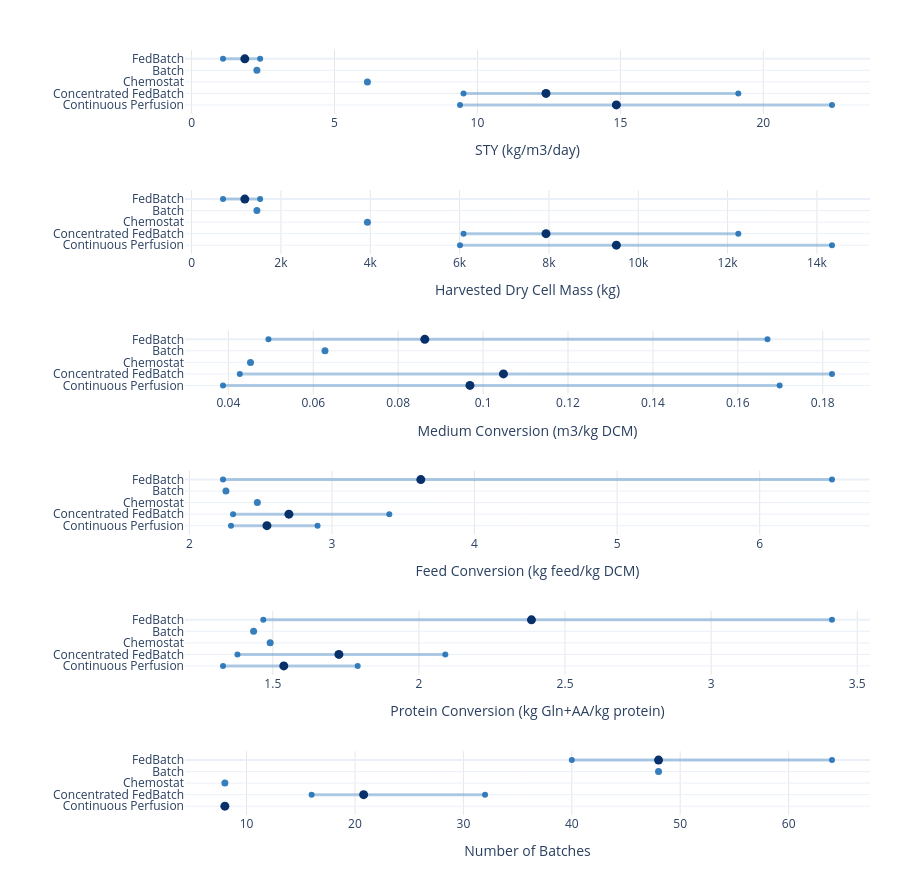

The notebook cell saved with this chart:
### Markdown cell above
## 5. Mode-Level Aggregated Figures

### 5.1 KPI ranges and means by operating mode

This lollipop/range overview uses the aggregated `campaign_summary_table`; it is distinct from the run-level heatmap above.

### Code cell
# Faceted lollipop overview of aggregated KPI ranges and means by operating mode
# Uses campaign_summary_table rather than individual run rows.
import numpy as np
import plotly.graph_objects as go
from plotly.subplots import make_subplots

if "campaign_summary_table" not in globals():
    raise ValueError("Run the campaign summary-table cell first.")

if "mode_order" not in globals() or not mode_order:
    raise ValueError("Run the shared plotting data initialization cell first.")

plot_tbl = campaign_summary_table.copy()
if plot_tbl.empty:
    raise ValueError("campaign_summary_table is empty.")

# Optional campaign filter (kept for future multi-campaign files merged into one table)
CAMPAIGN_FILTER = [CAMPAIGN_LABEL]
if CAMPAIGN_FILTER:
    plot_tbl = plot_tbl[plot_tbl["campaign"].isin(CAMPAIGN_FILTER)].copy()

kpi_order = [k for k in MAIN_KPIS if k in plot_tbl["kpi"].unique()]
if not kpi_order:
    raise ValueError("No matching KPI rows found in campaign_summary_table.")

# Reuse the mode ordering determined in the shared plotting initialization cell
mode_group_order = []
for m in mode_order:
    cm = canonical_mode(m)
    if cm not in mode_group_order:
        mode_group_order.append(cm)
mode_group_order = [m for m in mode_group_order if m in plot_tbl["mode_group"].astype(str).unique()]
mode_to_y = {m: i for i, m in enumerate(mode_group_order)}

# Single hue for ranges and endpoints; darker markers show mode means.
BASE_COLOR = "rgba(33, 113, 181, 0.90)"
RANGE_COLOR = "rgba(33, 113, 181, 0.35)"
MEAN_COLOR = "rgba(8, 48, 107, 1.00)"

fig = make_subplots(
    rows=len(kpi_order),
    cols=1,
    shared_xaxes=False,
    shared_yaxes=False,
    vertical_spacing=0.1,
    #subplot_titles=[KPI_LABELS_MAIN.get(k, k) for k in kpi_order],
)

for row_idx, kpi in enumerate(kpi_order, start=1):
    sub = plot_tbl[plot_tbl["kpi"] == kpi].copy()
    sub["y"] = sub["mode_group"].astype(str).map(mode_to_y)

    # Multi-run ranges
    multi = sub[sub["n_runs"] > 1]
    for _, r in multi.iterrows():
        fig.add_trace(
            go.Scatter(
                x=[r["min_value"], r["max_value"]],
                y=[r["y"], r["y"]],
                mode="lines",
                line=dict(width=3, color=RANGE_COLOR),
                hovertemplate=(
                    f"<b>{r['campaign']}</b><br>"
                    + f"Mode: {r['mode_group']}<br>"
                    + "Range: %{x:.4g}<extra></extra>"
                ),
                showlegend=False,
            ),
            row=row_idx,
            col=1,
        )

    # Endpoints for multi-run ranges
    if not multi.empty:
        fig.add_trace(
            go.Scatter(
                x=np.r_[multi["min_value"].values, multi["max_value"].values],
                y=np.r_[multi["y"].values, multi["y"].values],
                mode="markers",
                marker=dict(size=6, color=BASE_COLOR),
                hovertemplate="Value: %{x:.4g}<extra></extra>",
                showlegend=False,
            ),
            row=row_idx,
            col=1,
        )

    # Mean marker for multi-run modes
    if not multi.empty:
        fig.add_trace(
            go.Scatter(
                x=multi["mean_value"],
                y=multi["y"],
                mode="markers",
                marker=dict(size=9, color=MEAN_COLOR),
                hovertemplate=("<b>%{text}</b><br>Mean: %{x:.4g}<extra></extra>"),
                text=multi["mode_group"].astype(str),
                showlegend=False,
            ),
            row=row_idx,
            col=1,
        )

    # Single-run modes: one dot only
    single = sub[sub["n_runs"] == 1]
    if not single.empty:
        fig.add_trace(
            go.Scatter(
                x=single["mean_value"],
                y=single["y"],
                mode="markers",
                marker=dict(size=7, color=BASE_COLOR),
                hovertemplate=("<b>%{text}</b><br>Value: %{x:.4g}<extra></extra>"),
                text=single["mode_group"].astype(str),
                showlegend=False,
            ),
            row=row_idx,
            col=1,
        )

    fig.update_yaxes(
        tickmode="array",
        tickvals=list(mode_to_y.values()),
        ticktext=list(mode_to_y.keys()),
        autorange="reversed",
        row=row_idx,
        col=1,
    )

    # Per-subplot x-axis title (remove shared/global title approach)
    fig.update_xaxes(
        title_text=KPI_LABELS_MAIN.get(kpi, kpi),
        showgrid=True,
        gridcolor="rgba(0,0,0,0.10)",
        zeroline=False,
        row=row_idx,
        col=1,
    )

fig.update_layout(
    template="plotly_white",
    width=900,
    height=max(500, 145 * len(kpi_order)),
    showlegend=False,
    margin=dict(l=185, r=30, t=50, b=55),
)

fig.show()

### Figure 1 — Plotly figure (JSON) as saved in the notebook; plotly's stock layout.template omitted (floating-point values rounded to 4 significant figures)
{"data": [{"hovertemplate": "<b>Campaign_6</b><br>Mode: FedBatch<br>Range: %{x:.4g}<extra></extra>", "line": {"color": "rgba(33, 113, 181, 0.35)", "width": 3}, "mode": "lines", "showlegend": false, "type": "scatter", "x": [1.099, 2.4], "xaxis": "x", "y": [0, 0], "yaxis": "y"}, {"hovertemplate": "<b>Campaign_6</b><br>Mode: Concentrated FedBatch<br>Range: %{x:.4g}<extra></extra>", "line": {"color": "rgba(33, 113, 181, 0.35)", "width": 3}, "mode": "lines", "showlegend": false, "type": "scatter", "x": [9.512, 19.13], "xaxis": "x", "y": [3, 3], "yaxis": "y"}, {"hovertemplate": "<b>Campaign_6</b><br>Mode: Continuous Perfusion<br>Range: %{x:.4g}<extra></extra>", "line": {"color": "rgba(33, 113, 181, 0.35)", "width": 3}, "mode": "lines", "showlegend": false, "type": "scatter", "x": [9.39, 22.4], "xaxis": "x", "y": [4, 4], "yaxis": "y"}, {"hovertemplate": "Value: %{x:.4g}<extra></extra>", "marker": {"color": "rgba(33, 113, 181, 0.90)", "size": 6}, "mode": "markers", "showlegend": false, "type": "scatter", "x": [1.099, 9.512, 9.39, 2.4, 19.13, 22.4], "xaxis": "x", "y": [0, 3, 4, 0, 3, 4], "yaxis": "y"}, {"hovertemplate": "<b>%{text}</b><br>Mean: %{x:.4g}<extra></extra>", "marker": {"color": "rgba(8, 48, 107, 1.00)", "size": 9}, "mode": "markers", "showlegend": false, "text": ["FedBatch", "Concentrated FedBatch", "Continuous Perfusion"], "type": "scatter", "x": [1.862, 12.4, 14.86], "xaxis": "x", "y": [0, 3, 4], "yaxis": "y"}, {"hovertemplate": "<b>%{text}</b><br>Value: %{x:.4g}<extra></extra>", "marker": {"color": "rgba(33, 113, 181, 0.90)", "size": 7}, "mode": "markers", "showlegend": false, "text": ["Batch", "Chemostat"], "type": "scatter", "x": [2.285, 6.151], "xaxis": "x", "y": [1, 2], "yaxis": "y"}, {"hovertemplate": "<b>Campaign_6</b><br>Mode: FedBatch<br>Range: %{x:.4g}<extra></extra>", "line": {"color": "rgba(33, 113, 181, 0.35)", "width": 3}, "mode": "lines", "showlegend": false, "type": "scatter", "x": [703.7, 1536.0], "xaxis": "x2", "y": [0, 0], "yaxis": "y2"}, {"hovertemplate": "<b>Campaign_6</b><br>Mode: Concentrated FedBatch<br>Range: %{x:.4g}<extra></extra>", "line": {"color": "rgba(33, 113, 181, 0.35)", "width": 3}, "mode": "lines", "showlegend": false, "type": "scatter", "x": [6088.0, 12240.0], "xaxis": "x2", "y": [3, 3], "yaxis": "y2"}, {"hovertemplate": "<b>Campaign_6</b><br>Mode: Continuous Perfusion<br>Range: %{x:.4g}<extra></extra>", "line": {"color": "rgba(33, 113, 181, 0.35)", "width": 3}, "mode": "lines", "showlegend": false, "type": "scatter", "x": [6010.0, 14340.0], "xaxis": "x2", "y": [4, 4], "yaxis": "y2"}, {"hovertemplate": "Value: %{x:.4g}<extra></extra>", "marker": {"color": "rgba(33, 113, 181, 0.90)", "size": 6}, "mode": "markers", "showlegend": false, "type": "scatter", "x": [703.7, 6088.0, 6010.0, 1536.0, 12240.0, 14340.0], "xaxis": "x2", "y": [0, 3, 4, 0, 3, 4], "yaxis": "y2"}, {"hovertemplate": "<b>%{text}</b><br>Mean: %{x:.4g}<extra></extra>", "marker": {"color": "rgba(8, 48, 107, 1.00)", "size": 9}, "mode": "markers", "showlegend": false, "text": ["FedBatch", "Concentrated FedBatch", "Continuous Perfusion"], "type": "scatter", "x": [1192.0, 7935.0, 9510.0], "xaxis": "x2", "y": [0, 3, 4], "yaxis": "y2"}, {"hovertemplate": "<b>%{text}</b><br>Value: %{x:.4g}<extra></extra>", "marker": {"color": "rgba(33, 113, 181, 0.90)", "size": 7}, "mode": "markers", "showlegend": false, "text": ["Batch", "Chemostat"], "type": "scatter", "x": [1463.0, 3937.0], "xaxis": "x2", "y": [1, 2], "yaxis": "y2"}, {"hovertemplate": "<b>Campaign_6</b><br>Mode: FedBatch<br>Range: %{x:.4g}<extra></extra>", "line": {"color": "rgba(33, 113, 181, 0.35)", "width": 3}, "mode": "lines", "showlegend": false, "type": "scatter", "x": [0.04944, 0.167], "xaxis": "x3", "y": [0, 0], "yaxis": "y3"}, {"hovertemplate": "<b>Campaign_6</b><br>Mode: Concentrated FedBatch<br>Range: %{x:.4g}<extra></extra>", "line": {"color": "rgba(33, 113, 181, 0.35)", "width": 3}, "mode": "lines", "showlegend": false, "type": "scatter", "x": [0.04269, 0.1822], "xaxis": "x3", "y": [3, 3], "yaxis": "y3"}, {"hovertemplate": "<b>Campaign_6</b><br>Mode: Continuous Perfusion<br>Range: %{x:.4g}<extra></extra>", "line": {"color": "rgba(33, 113, 181, 0.35)", "width": 3}, "mode": "lines", "showlegend": false, "type": "scatter", "x": [0.03874, 0.1699], "xaxis": "x3", "y": [4, 4], "yaxis": "y3"}, {"hovertemplate": "Value: %{x:.4g}<extra></extra>", "marker": {"color": "rgba(33, 113, 181, 0.90)", "size": 6}, "mode": "markers", "showlegend": false, "type": "scatter", "x": [0.04944, 0.04269, 0.03874, 0.167, 0.1822, 0.1699], "xaxis": "x3", "y": [0, 3, 4, 0, 3, 4], "yaxis": "y3"}, {"hovertemplate": "<b>%{text}</b><br>Mean: %{x:.4g}<extra></extra>", "marker": {"color": "rgba(8, 48, 107, 1.00)", "size": 9}, "mode": "markers", "showlegend": false, "text": ["FedBatch", "Concentrated FedBatch", "Continuous Perfusion"], "type": "scatter", "x": [0.08628, 0.1048, 0.0969], "xaxis": "x3", "y": [0, 3, 4], "yaxis": "y3"}, {"hovertemplate": "<b>%{text}</b><br>Value: %{x:.4g}<extra></extra>", "marker": {"color": "rgba(33, 113, 181, 0.90)", "size": 7}, "mode": "markers", "showlegend": false, "text": ["Batch", "Chemostat"], "type": "scatter", "x": [0.06276, 0.04522], "xaxis": "x3", "y": [1, 2], "yaxis": "y3"}, {"hovertemplate": "<b>Campaign_6</b><br>Mode: FedBatch<br>Range: %{x:.4g}<extra></extra>", "line": {"color": "rgba(33, 113, 181, 0.35)", "width": 3}, "mode": "lines", "showlegend": false, "type": "scatter", "x": [2.236, 6.507], "xaxis": "x4", "y": [0, 0], "yaxis": "y4"}, {"hovertemplate": "<b>Campaign_6</b><br>Mode: Concentrated FedBatch<br>Range: %{x:.4g}<extra></extra>", "line": {"color": "rgba(33, 113, 181, 0.35)", "width": 3}, "mode": "lines", "showlegend": false, "type": "scatter", "x": [2.306, 3.402], "xaxis": "x4", "y": [3, 3], "yaxis": "y4"}, {"hovertemplate": "<b>Campaign_6</b><br>Mode: Continuous Perfusion<br>Range: %{x:.4g}<extra></extra>", "line": {"color": "rgba(33, 113, 181, 0.35)", "width": 3}, "mode": "lines", "showlegend": false, "type": "scatter", "x": [2.292, 2.899], "xaxis": "x4", "y": [4, 4], "yaxis": "y4"}, {"hovertemplate": "Value: %{x:.4g}<extra></extra>", "marker": {"color": "rgba(33, 113, 181, 0.90)", "size": 6}, "mode": "markers", "showlegend": false, "type": "scatter", "x": [2.236, 2.306, 2.292, 6.507, 3.402, 2.899], "xaxis": "x4", "y": [0, 3, 4, 0, 3, 4], "yaxis": "y4"}, {"hovertemplate": "<b>%{text}</b><br>Mean: %{x:.4g}<extra></extra>", "marker": {"color": "rgba(8, 48, 107, 1.00)", "size": 9}, "mode": "markers", "showlegend": false, "text": ["FedBatch", "Concentrated FedBatch", "Continuous Perfusion"], "type": "scatter", "x": [3.623, 2.698, 2.544], "xaxis": "x4", "y": [0, 3, 4], "yaxis": "y4"}, {"hovertemplate": "<b>%{text}</b><br>Value: %{x:.4g}<extra></extra>", "marker": {"color": "rgba(33, 113, 181, 0.90)", "size": 7}, "mode": "markers", "showlegend": false, "text": ["Batch", "Chemostat"], "type": "scatter", "x": [2.257, 2.477], "xaxis": "x4", "y": [1, 2], "yaxis": "y4"}, {"hovertemplate": "<b>Campaign_6</b><br>Mode: FedBatch<br>Range: %{x:.4g}<extra></extra>", "line": {"color": "rgba(33, 113, 181, 0.35)", "width": 3}, "mode": "lines", "showlegend": false, "type": "scatter", "x": [1.467, 3.414], "xaxis": "x5", "y": [0, 0], "yaxis": "y5"}, {"hovertemplate": "<b>Campaign_6</b><br>Mode: Concentrated FedBatch<br>Range: %{x:.4g}<extra></extra>", "line": {"color": "rgba(33, 113, 181, 0.35)", "width": 3}, "mode": "lines", "showlegend": false, "type": "scatter", "x": [1.379, 2.09], "xaxis": "x5", "y": [3, 3], "yaxis": "y5"}, {"hovertemplate": "<b>Campaign_6</b><br>Mode: Continuous Perfusion<br>Range: %{x:.4g}<extra></extra>", "line": {"color": "rgba(33, 113, 181, 0.35)", "width": 3}, "mode": "lines", "showlegend": false, "type": "scatter", "x": [1.33, 1.79], "xaxis": "x5", "y": [4, 4], "yaxis": "y5"}, {"hovertemplate": "Value: %{x:.4g}<extra></extra>", "marker": {"color": "rgba(33, 113, 181, 0.90)", "size": 6}, "mode": "markers", "showlegend": false, "type": "scatter", "x": [1.467, 1.379, 1.33, 3.414, 2.09, 1.79], "xaxis": "x5", "y": [0, 3, 4, 0, 3, 4], "yaxis": "y5"}, {"hovertemplate": "<b>%{text}</b><br>Mean: %{x:.4g}<extra></extra>", "marker": {"color": "rgba(8, 48, 107, 1.00)", "size": 9}, "mode": "markers", "showlegend": false, "text": ["FedBatch", "Concentrated FedBatch", "Continuous Perfusion"], "type": "scatter", "x": [2.385, 1.726, 1.538], "xaxis": "x5", "y": [0, 3, 4], "yaxis": "y5"}, {"hovertemplate": "<b>%{text}</b><br>Value: %{x:.4g}<extra></extra>", "marker": {"color": "rgba(33, 113, 181, 0.90)", "size": 7}, "mode": "markers", "showlegend": false, "text": ["Batch", "Chemostat"], "type": "scatter", "x": [1.434, 1.491], "xaxis": "x5", "y": [1, 2], "yaxis": "y5"}, {"hovertemplate": "<b>Campaign_6</b><br>Mode: FedBatch<br>Range: %{x:.4g}<extra></extra>", "line": {"color": "rgba(33, 113, 181, 0.35)", "width": 3}, "mode": "lines", "showlegend": false, "type": "scatter", "x": [40, 64], "xaxis": "x6", "y": [0, 0], "yaxis": "y6"}, {"hovertemplate": "<b>Campaign_6</b><br>Mode: Concentrated FedBatch<br>Range: %{x:.4g}<extra></extra>", "line": {"color": "rgba(33, 113, 181, 0.35)", "width": 3}, "mode": "lines", "showlegend": false, "type": "scatter", "x": [16, 32], "xaxis": "x6", "y": [3, 3], "yaxis": "y6"}, {"hovertemplate": "<b>Campaign_6</b><br>Mode: Continuous Perfusion<br>Range: %{x:.4g}<extra></extra>", "line": {"color": "rgba(33, 113, 181, 0.35)", "width": 3}, "mode": "lines", "showlegend": false, "type": "scatter", "x": [8.0, 8], "xaxis": "x6", "y": [4, 4], "yaxis": "y6"}, {"hovertemplate": "Value: %{x:.4g}<extra></extra>", "marker": {"color": "rgba(33, 113, 181, 0.90)", "size": 6}, "mode": "markers", "showlegend": false, "type": "scatter", "x": [40.0, 16.0, 8.0, 64.0, 32.0, 8.0], "xaxis": "x6", "y": [0, 3, 4, 0, 3, 4], "yaxis": "y6"}, {"hovertemplate": "<b>%{text}</b><br>Mean: %{x:.4g}<extra></extra>", "marker": {"color": "rgba(8, 48, 107, 1.00)", "size": 9}, "mode": "markers", "showlegend": false, "text": ["FedBatch", "Concentrated FedBatch", "Continuous Perfusion"], "type": "scatter", "x": [48.0, 20.8, 8.0], "xaxis": "x6", "y": [0, 3, 4], "yaxis": "y6"}, {"hovertemplate": "<b>%{text}</b><br>Value: %{x:.4g}<extra></extra>", "marker": {"color": "rgba(33, 113, 181, 0.90)", "size": 7}, "mode": "markers", "showlegend": false, "text": ["Batch", "Chemostat"], "type": "scatter", "x": [48.0, 8.0], "xaxis": "x6", "y": [1, 2], "yaxis": "y6"}], "layout": {"height": 870, "margin": {"b": 55, "l": 185, "r": 30, "t": 50}, "showlegend": false, "width": 900, "xaxis": {"anchor": "y", "domain": [0, 1], "gridcolor": "rgba(0,0,0,0.10)", "showgrid": true, "title": {"text": "STY (kg/m3/day)"}, "zeroline": false}, "xaxis2": {"anchor": "y2", "domain": [0, 1], "gridcolor": "rgba(0,0,0,0.10)", "showgrid": true, "title": {"text": "Harvested Dry Cell Mass (kg)"}, "zeroline": false}, "xaxis3": {"anchor": "y3", "domain": [0, 1], "gridcolor": "rgba(0,0,0,0.10)", "showgrid": true, "title": {"text": "Medium Conversion (m3/kg DCM)"}, "zeroline": false}, "xaxis4": {"anchor": "y4", "domain": [0, 1], "gridcolor": "rgba(0,0,0,0.10)", "showgrid": true, "title": {"text": "Feed Conversion (kg feed/kg DCM)"}, "zeroline": false}, "xaxis5": {"anchor": "y5", "domain": [0, 1], "gridcolor": "rgba(0,0,0,0.10)", "showgrid": true, "title": {"text": "Protein Conversion (kg Gln+AA/kg protein)"}, "zeroline": false}, "xaxis6": {"anchor": "y6", "domain": [0, 1], "gridcolor": "rgba(0,0,0,0.10)", "showgrid": true, "title": {"text": "Number of Batches"}, "zeroline": false}, "yaxis": {"anchor": "x", "autorange": "reversed", "domain": [0.9167, 1], "tickmode": "array", "ticktext": ["FedBatch", "Batch", "Chemostat", "Concentrated FedBatch", "Continuous Perfusion"], "tickvals": [0, 1, 2, 3, 4]}, "yaxis2": {"anchor": "x2", "autorange": "reversed", "domain": [0.7333, 0.8167], "tickmode": "array", "ticktext": ["FedBatch", "Batch", "Chemostat", "Concentrated FedBatch", "Continuous Perfusion"], "tickvals": [0, 1, 2, 3, 4]}, "yaxis3": {"anchor": "x3", "autorange": "reversed", "domain": [0.55, 0.6333], "tickmode": "array", "ticktext": ["FedBatch", "Batch", "Chemostat", "Concentrated FedBatch", "Continuous Perfusion"], "tickvals": [0, 1, 2, 3, 4]}, "yaxis4": {"anchor": "x4", "autorange": "reversed", "domain": [0.3667, 0.45], "tickmode": "array", "ticktext": ["FedBatch", "Batch", "Chemostat", "Concentrated FedBatch", "Continuous Perfusion"], "tickvals": [0, 1, 2, 3, 4]}, "yaxis5": {"anchor": "x5", "autorange": "reversed", "domain": [0.1833, 0.2667], "tickmode": "array", "ticktext": ["FedBatch", "Batch", "Chemostat", "Concentrated FedBatch", "Continuous Perfusion"], "tickvals": [0, 1, 2, 3, 4]}, "yaxis6": {"anchor": "x6", "autorange": "reversed", "domain": [0, 0.08333], "tickmode": "array", "ticktext": ["FedBatch", "Batch", "Chemostat", "Concentrated FedBatch", "Continuous Perfusion"], "tickvals": [0, 1, 2, 3, 4]}}}
